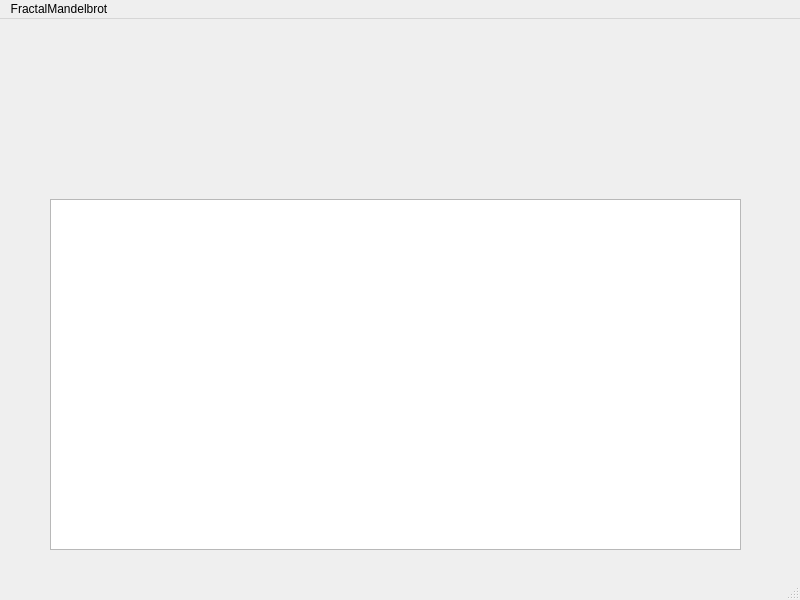
<?xml version="1.0" encoding="UTF-8"?>
<ui version="4.0">
 <class>MainWindow</class>
 <widget class="QMainWindow" name="MainWindow">
  <property name="geometry">
   <rect>
    <x>0</x>
    <y>0</y>
    <width>800</width>
    <height>600</height>
   </rect>
  </property>
  <property name="windowTitle">
   <string>MainWindow</string>
  </property>
  <widget class="QWidget" name="centralwidget">
   <widget class="QGraphicsView" name="graphicsView">
    <property name="geometry">
     <rect>
      <x>50</x>
      <y>180</y>
      <width>691</width>
      <height>351</height>
     </rect>
    </property>
   </widget>
  </widget>
  <widget class="QMenuBar" name="menubar">
   <property name="geometry">
    <rect>
     <x>0</x>
     <y>0</y>
     <width>800</width>
     <height>21</height>
    </rect>
   </property>
   <widget class="QMenu" name="menuFractalMandelbrot">
    <property name="title">
     <string>FractalMandelbrot</string>
    </property>
   </widget>
   <addaction name="menuFractalMandelbrot"/>
  </widget>
  <widget class="QStatusBar" name="statusbar"/>
 </widget>
 <resources/>
 <connections/>
</ui>
